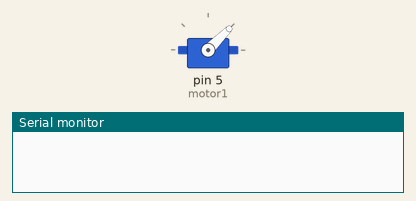
A sketch run on a simulated Arduino Uno, built with avr-gcc and run on an emulated ATmega328P. Parts: servo, the last lines printed to the serial monitor.

Above: at 0.05 s.
At 4.75 s:
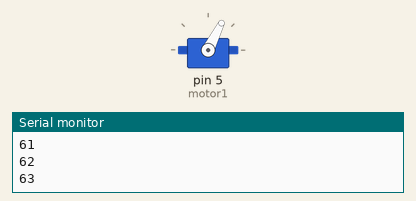
At 9.45 s:
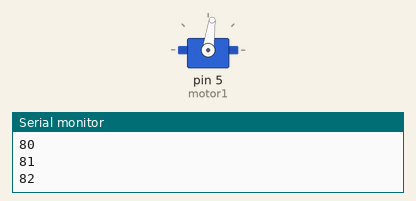
At 18.95 s:
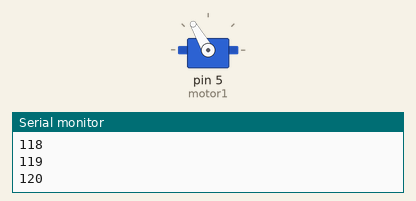
Timing chart, 0 to 24.7 s (numbered marks = the images above):
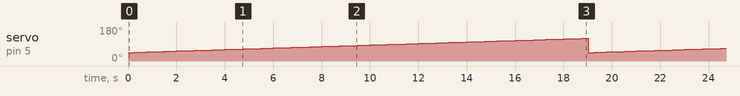

The sketch:

motor.ino
```cpp
#include <Servo.h>
Servo motor1;

int val=45;
void setup() {
  // put your setup code here, to run once:
  motor1.attach(5); // Connect motor through motor driver to pin 5. Make sure you choose pin with sck only.
  Serial.begin(9600);
}

void loop() {
  // put your main code here, to run repeatedly:
  motor1.write(val); // Angle of rotation. 0<=val<=180
  val++;
  if(val > 120)
    val = 45;
  delay(250);
  Serial.println(val);
}
```

Measured:
- by itself, servo on pin 5 (motor1): ramps from 45° to 120° and jumps back, once every 19.0 s
